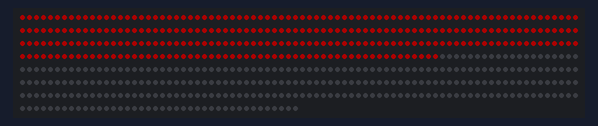
The sketch below on a simulated Arduino Mega 2560, built with avr-gcc and run on an emulated ATmega2560. Parts: 600 RGB LEDs in strip order, left to right, continuing on the next row. Dim RGB values are drawn brighter than linear.

Above: at 0.2 s.
At 3.56 s:
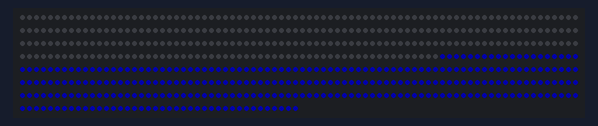

The sketch:

warning.ino
```cpp
#include <FastLED.h>

#define LED_PIN 23   // 定義燈帶資料腳位
#define NUM_LEDS 600 // LED燈數量

CRGBArray<NUM_LEDS> leds;

void setup()
{
  Serial.begin(115200);
  // 如果您的燈帶不是WS2812B，請自行更改您所使用的燈帶型號(備註: WS2815 須將 GRB 改成 RGB)
  FastLED.addLeds<WS2812B, LED_PIN, GRB>(leds, NUM_LEDS);
  // FastLED.addLeds<WS2815, LED_PIN, RGB>(leds, NUM_LEDS);

  FastLED.setBrightness(50); // 設置亮度，根據需要調整
}

int set = NUM_LEDS / 2;

void loop()
{

  for(int i=0;i<=5;i++) {
    fill_solid(leds, set, CRGB::Red);
    FastLED.show();
    delay(15);
    fill_solid(leds, set, CRGB::Black);
    FastLED.show();
    delay(15);
  }

  for(int i=0;i<=5;i++) {
    fill_solid(leds+set, set+1, CRGB::Blue);
    FastLED.show();
    delay(15);
    fill_solid(leds+set, set+1, CRGB::Black);
    FastLED.show();
    delay(15);
  }
}
```
